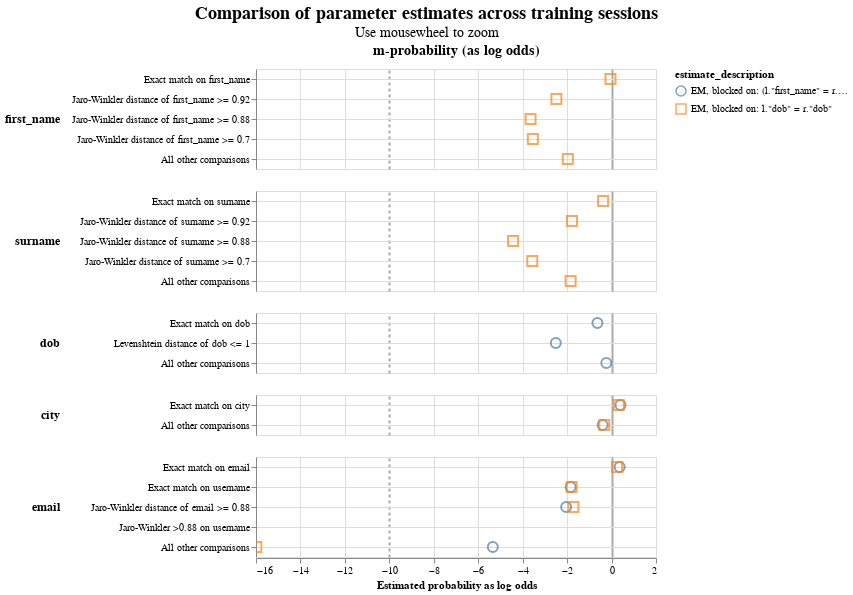

The notebook cell this image was saved under:
### Markdown cell above
## Compare Passes

### Code cell
linker.visualisations.parameter_estimate_comparisons_chart()

### Figure 1 — Vega-Lite specification as saved in the notebook (floating-point values rounded to 4 significant figures)
{"config": {"view": {"continuousWidth": 400, "continuousHeight": 300}, "title": {"anchor": "middle", "fontSize": 18, "subtitleFontSize": 14}}, "data": {"name": "data-045d33edeec14841882fb5a36e792f7c"}, "mark": {"type": "point", "filled": false, "opacity": 0.7, "size": 100}, "encoding": {"color": {"field": "estimate_description", "type": "nominal"}, "column": {"align": "each", "field": "col_header", "header": {"labelFontSize": 14, "labelFontWeight": "bold"}, "title": null, "type": "nominal"}, "row": {"align": "each", "field": "comparison_name", "header": {"labelAlign": "left", "labelAnchor": "middle", "labelAngle": 0, "labelFontSize": 12, "labelFontWeight": "bold"}, "sort": {"field": "comparison_sort_order"}, "title": null, "type": "nominal"}, "shape": {"field": "estimate_description", "scale": {"range": ["circle", "square", "triangle", "diamond"]}, "type": "nominal"}, "tooltip": [{"field": "comparison_name", "type": "nominal"}, {"field": "estimate_description", "type": "nominal"}, {"field": "estimated_probability", "type": "quantitative"}], "x": {"axis": {"gridColor": {"condition": {"test": "abs(datum.value / 10)  <= 1 & datum.value % 10 === 0", "value": "#aaa"}, "value": "#ddd"}, "gridDash": {"condition": {"test": "abs(datum.value / 10) == 1", "value": [3]}, "value": null}, "gridWidth": {"condition": {"test": "abs(datum.value / 10)  <= 1 & datum.value % 10 === 0", "value": 2}, "value": 1}}, "field": "estimated_probability_as_log_odds", "title": "Estimated probability as log odds", "type": "quantitative"}, "y": {"axis": {"grid": true, "title": null}, "field": "comparison_level_label", "sort": {"field": "comparison_vector_value", "order": "descending"}, "type": "nominal"}}, "params": [{"name": "mouse_zoom", "select": {"type": "interval", "encodings": ["x"]}, "bind": "scales"}], "resolve": {"scale": {"y": "independent"}}, "title": {"text": "Comparison of parameter estimates across training sessions", "subtitle": "Use mousewheel to zoom"}, "transform": [{"calculate": "datum.m_or_u + '-probability (as log odds)'", "as": "col_header"}], "$schema": "https://vega.github.io/schema/vega-lite/v5.9.3.json", "datasets": {"data-045d33edeec14841882fb5a36e792f7c": [{"m_or_u": "m", "estimated_probability": 0.4914, "estimate_description": "EM, blocked on: l.\"dob\" = r.\"dob\"", "estimated_probability_as_log_odds": -0.04951, "sql_condition": "\"first_name_l\" = \"first_name_r\"", "comparison_level_label": "Exact match on first_name", "comparison_vector_value": 4, "comparison_name": "first_name", "comparison_sort_order": 0}, {"m_or_u": "m", "estimated_probability": 0.1518, "estimate_description": "EM, blocked on: l.\"dob\" = r.\"dob\"", "estimated_probability_as_log_odds": -2.483, "sql_condition": "jaro_winkler_similarity(\"first_name_l\", \"first_name_r\") >= 0.92", "comparison_level_label": "Jaro-Winkler distance of first_name >= 0.92", "comparison_vector_value": 3, "comparison_name": "first_name", "comparison_sort_order": 0}, {"m_or_u": "m", "estimated_probability": 0.07406, "estimate_description": "EM, blocked on: l.\"dob\" = r.\"dob\"", "estimated_probability_as_log_odds": -3.644, "sql_condition": "jaro_winkler_similarity(\"first_name_l\", \"first_name_r\") >= 0.88", "comparison_level_label": "Jaro-Winkler distance of first_name >= 0.88", "comparison_vector_value": 2, "comparison_name": "first_name", "comparison_sort_order": 0}, {"m_or_u": "m", "estimated_probability": 0.07909, "estimate_description": "EM, blocked on: l.\"dob\" = r.\"dob\"", "estimated_probability_as_log_odds": -3.542, "sql_condition": "jaro_winkler_similarity(\"first_name_l\", \"first_name_r\") >= 0.7", "comparison_level_label": "Jaro-Winkler distance of first_name >= 0.7", "comparison_vector_value": 1, "comparison_name": "first_name", "comparison_sort_order": 0}, {"m_or_u": "m", "estimated_probability": 0.2037, "estimate_description": "EM, blocked on: l.\"dob\" = r.\"dob\"", "estimated_probability_as_log_odds": -1.967, "sql_condition": "ELSE", "comparison_level_label": "All other comparisons", "comparison_vector_value": 0, "comparison_name": "first_name", "comparison_sort_order": 0}, {"m_or_u": "m", "estimated_probability": 0.4346, "estimate_description": "EM, blocked on: l.\"dob\" = r.\"dob\"", "estimated_probability_as_log_odds": -0.3797, "sql_condition": "\"surname_l\" = \"surname_r\"", "comparison_level_label": "Exact match on surname", "comparison_vector_value": 4, "comparison_name": "surname", "comparison_sort_order": 1}, {"m_or_u": "m", "estimated_probability": 0.2253, "estimate_description": "EM, blocked on: l.\"dob\" = r.\"dob\"", "estimated_probability_as_log_odds": -1.782, "sql_condition": "jaro_winkler_similarity(\"surname_l\", \"surname_r\") >= 0.92", "comparison_level_label": "Jaro-Winkler distance of surname >= 0.92", "comparison_vector_value": 3, "comparison_name": "surname", "comparison_sort_order": 1}, {"m_or_u": "m", "estimated_probability": 0.04432, "estimate_description": "EM, blocked on: l.\"dob\" = r.\"dob\"", "estimated_probability_as_log_odds": -4.43, "sql_condition": "jaro_winkler_similarity(\"surname_l\", \"surname_r\") >= 0.88", "comparison_level_label": "Jaro-Winkler distance of surname >= 0.88", "comparison_vector_value": 2, "comparison_name": "surname", "comparison_sort_order": 1}, {"m_or_u": "m", "estimated_probability": 0.07784, "estimate_description": "EM, blocked on: l.\"dob\" = r.\"dob\"", "estimated_probability_as_log_odds": -3.566, "sql_condition": "jaro_winkler_similarity(\"surname_l\", \"surname_r\") >= 0.7", "comparison_level_label": "Jaro-Winkler distance of surname >= 0.7", "comparison_vector_value": 1, "comparison_name": "surname", "comparison_sort_order": 1}, {"m_or_u": "m", "estimated_probability": 0.218, "estimate_description": "EM, blocked on: l.\"dob\" = r.\"dob\"", "estimated_probability_as_log_odds": -1.843, "sql_condition": "ELSE", "comparison_level_label": "All other comparisons", "comparison_vector_value": 0, "comparison_name": "surname", "comparison_sort_order": 1}, {"m_or_u": "m", "estimated_probability": 0.3914, "estimate_description": "EM, blocked on: (l.\"first_name\" = r.\"first_name\") AND (l.\"surname\" = r.\"surname\")", "estimated_probability_as_log_odds": -0.6367, "sql_condition": "\"dob_l\" = \"dob_r\"", "comparison_level_label": "Exact match on dob", "comparison_vector_value": 2, "comparison_name": "dob", "comparison_sort_order": 2}, {"m_or_u": "m", "estimated_probability": 0.1494, "estimate_description": "EM, blocked on: (l.\"first_name\" = r.\"first_name\") AND (l.\"surname\" = r.\"surname\")", "estimated_probability_as_log_odds": -2.51, "sql_condition": "levenshtein(\"dob_l\", \"dob_r\") <= 1", "comparison_level_label": "Levenshtein distance of dob <= 1", "comparison_vector_value": 1, "comparison_name": "dob", "comparison_sort_order": 2}, {"m_or_u": "m", "estimated_probability": 0.4592, "estimate_description": "EM, blocked on: (l.\"first_name\" = r.\"first_name\") AND (l.\"surname\" = r.\"surname\")", "estimated_probability_as_log_odds": -0.236, "sql_condition": "ELSE", "comparison_level_label": "All other comparisons", "comparison_vector_value": 0, "comparison_name": "dob", "comparison_sort_order": 2}, {"m_or_u": "m", "estimated_probability": 0.5688, "estimate_description": "EM, blocked on: (l.\"first_name\" = r.\"first_name\") AND (l.\"surname\" = r.\"surname\")", "estimated_probability_as_log_odds": 0.3996, "sql_condition": "\"city_l\" = \"city_r\"", "comparison_level_label": "Exact match on city", "comparison_vector_value": 1, "comparison_name": "city", "comparison_sort_order": 3}, {"m_or_u": "m", "estimated_probability": 0.5563, "estimate_description": "EM, blocked on: l.\"dob\" = r.\"dob\"", "estimated_probability_as_log_odds": 0.3265, "sql_condition": "\"city_l\" = \"city_r\"", "comparison_level_label": "Exact match on city", "comparison_vector_value": 1, "comparison_name": "city", "comparison_sort_order": 3}, {"m_or_u": "m", "estimated_probability": 0.4312, "estimate_description": "EM, blocked on: (l.\"first_name\" = r.\"first_name\") AND (l.\"surname\" = r.\"surname\")", "estimated_probability_as_log_odds": -0.3996, "sql_condition": "ELSE", "comparison_level_label": "All other comparisons", "comparison_vector_value": 0, "comparison_name": "city", "comparison_sort_order": 3}, {"m_or_u": "m", "estimated_probability": 0.4437, "estimate_description": "EM, blocked on: l.\"dob\" = r.\"dob\"", "estimated_probability_as_log_odds": -0.3265, "sql_condition": "ELSE", "comparison_level_label": "All other comparisons", "comparison_vector_value": 0, "comparison_name": "city", "comparison_sort_order": 3}, {"m_or_u": "m", "estimated_probability": 0.5626, "estimate_description": "EM, blocked on: (l.\"first_name\" = r.\"first_name\") AND (l.\"surname\" = r.\"surname\")", "estimated_probability_as_log_odds": 0.3632, "sql_condition": "\"email_l\" = \"email_r\"", "comparison_level_label": "Exact match on email", "comparison_vector_value": 4, "comparison_name": "email", "comparison_sort_order": 4}, {"m_or_u": "m", "estimated_probability": 0.5433, "estimate_description": "EM, blocked on: l.\"dob\" = r.\"dob\"", "estimated_probability_as_log_odds": 0.2507, "sql_condition": "\"email_l\" = \"email_r\"", "comparison_level_label": "Exact match on email", "comparison_vector_value": 4, "comparison_name": "email", "comparison_sort_order": 4}, {"m_or_u": "m", "estimated_probability": 0.2182, "estimate_description": "EM, blocked on: (l.\"first_name\" = r.\"first_name\") AND (l.\"surname\" = r.\"surname\")", "estimated_probability_as_log_odds": -1.841, "sql_condition": "NULLIF(regexp_extract(\"email_l\", '^[^@]+', 0), '') = NULLIF(regexp_extract(\"email_r\", '^[^@]+', 0), '')", "comparison_level_label": "Exact match on username", "comparison_vector_value": 3, "comparison_name": "email", "comparison_sort_order": 4}, {"m_or_u": "m", "estimated_probability": 0.2236, "estimate_description": "EM, blocked on: l.\"dob\" = r.\"dob\"", "estimated_probability_as_log_odds": -1.796, "sql_condition": "NULLIF(regexp_extract(\"email_l\", '^[^@]+', 0), '') = NULLIF(regexp_extract(\"email_r\", '^[^@]+', 0), '')", "comparison_level_label": "Exact match on username", "comparison_vector_value": 3, "comparison_name": "email", "comparison_sort_order": 4}, {"m_or_u": "m", "estimated_probability": 0.1952, "estimate_description": "EM, blocked on: (l.\"first_name\" = r.\"first_name\") AND (l.\"surname\" = r.\"surname\")", "estimated_probability_as_log_odds": -2.044, "sql_condition": "jaro_winkler_similarity(\"email_l\", \"email_r\") >= 0.88", "comparison_level_label": "Jaro-Winkler distance of email >= 0.88", "comparison_vector_value": 2, "comparison_name": "email", "comparison_sort_order": 4}, {"m_or_u": "m", "estimated_probability": 0.2331, "estimate_description": "EM, blocked on: l.\"dob\" = r.\"dob\"", "estimated_probability_as_log_odds": -1.718, "sql_condition": "jaro_winkler_similarity(\"email_l\", \"email_r\") >= 0.88", "comparison_level_label": "Jaro-Winkler distance of email >= 0.88", "comparison_vector_value": 2, "comparison_name": "email", "comparison_sort_order": 4}, {"m_or_u": "m", "estimated_probability": "level not observed in training dataset", "estimate_description": "EM, blocked on: (l.\"first_name\" = r.\"first_name\") AND (l.\"surname\" = r.\"surname\")", "estimated_probability_as_log_odds": null, "sql_condition": "jaro_winkler_similarity(NULLIF(regexp_extract(\"email_l\", '^[^@]+', 0), ''), NULLIF(regexp_extract(\"email_r\", '^[^@]+', 0), '')) >= 0.88", "comparison_level_label": "Jaro-Winkler >0.88 on username", "comparison_vector_value": 1, "comparison_name": "email", "comparison_sort_order": 4}, {"m_or_u": "m", "estimated_probability": "level not observed in training dataset", "estimate_description": "EM, blocked on: l.\"dob\" = r.\"dob\"", "estimated_probability_as_log_odds": null, "sql_condition": "jaro_winkler_similarity(NULLIF(regexp_extract(\"email_l\", '^[^@]+', 0), ''), NULLIF(regexp_extract(\"email_r\", '^[^@]+', 0), '')) >= 0.88", "comparison_level_label": "Jaro-Winkler >0.88 on username", "comparison_vector_value": 1, "comparison_name": "email", "comparison_sort_order": 4}, {"m_or_u": "m", "estimated_probability": 0.02404, "estimate_description": "EM, blocked on: (l.\"first_name\" = r.\"first_name\") AND (l.\"surname\" = r.\"surname\")", "estimated_probability_as_log_odds": -5.343, "sql_condition": "ELSE", "comparison_level_label": "All other comparisons", "comparison_vector_value": 0, "comparison_name": "email", "comparison_sort_order": 4}, {"m_or_u": "m", "estimated_probability": 1.54e-05, "estimate_description": "EM, blocked on: l.\"dob\" = r.\"dob\"", "estimated_probability_as_log_odds": -15.99, "sql_condition": "ELSE", "comparison_level_label": "All other comparisons", "comparison_vector_value": 0, "comparison_name": "email", "comparison_sort_order": 4}]}}
